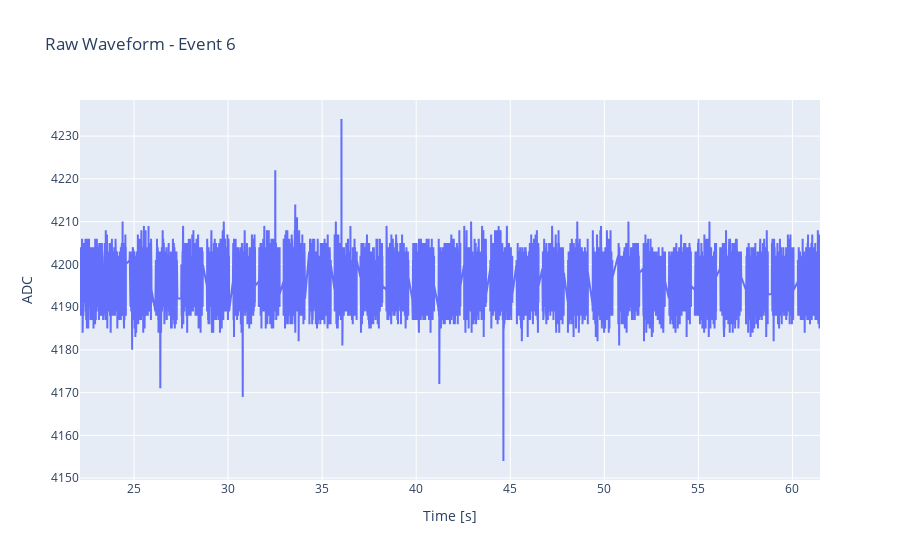

The cell this chart's notebook holds for it:
### Markdown cell above
## INDIVIDUAL EVENTS

By running the next function you can dynamically visualize the RAW events of the selected run to see everything is OK.

(In future versions we will make possible to visualize any kind of event with the same function.)



```bash
vis_events = vis_event("path+filename.dat"); print(vis_events)
```

### Code cell
vis_events = vis_event("../data/Feb22_2/raw/run01/wave6.dat"); print(vis_events)

### Figure 1 — Plotly figure (JSON) as saved in the notebook; plotly's stock layout.template omitted (floating-point values rounded to 4 significant figures; data arrays with more than 128 entries replaced by an {"elided": "..."} marker saying what was removed)
{"data": [{"type": "scatter", "x": {"elided": "29667 float values"}, "y": {"elided": "29667 int values"}}], "layout": {"title": {"text": "Raw Waveform - Event 6"}, "xaxis": {"title": {"text": "Time [s]"}}, "yaxis": {"title": {"text": "ADC"}}}}
